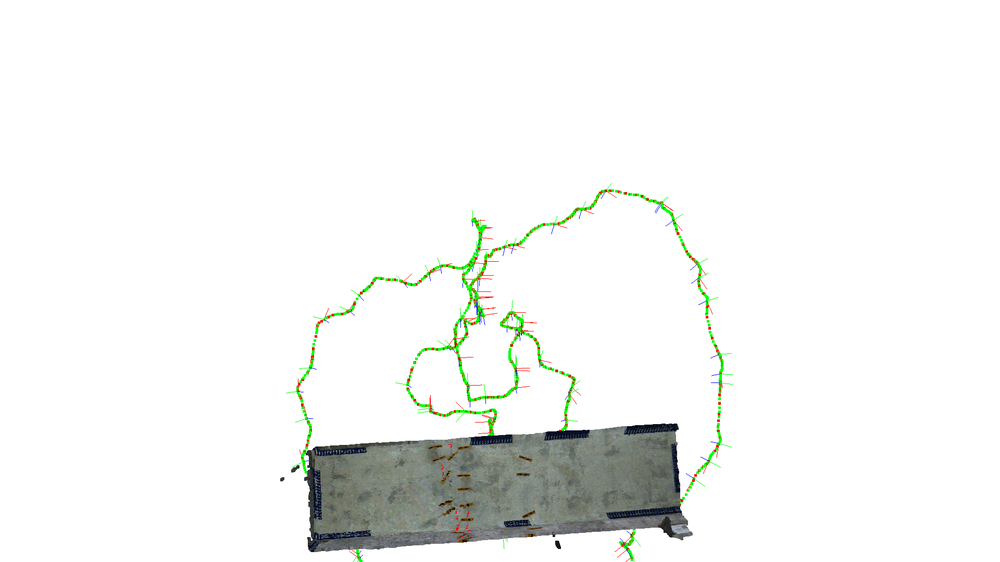
#> input picture visualization_image.png, 1000 x 562 px, shrunk from 1920 x 1080 before the run; its folder holds only this picture in this run
$ python -i image_color_balance_autonomous.py   (imports and definitions only)
#> lines starting #> are read from the running program, lines starting #| are printed output that depends on the picture
#> further down, picture is the input picture: shape (562, 1000, 3); mean B, G, R 242.3, 244.3, 242.9
import cv2
import numpy as np
import os
import shutil
import math

# [4 lines of commented-out code are left out]

DEFAULT_KERNEL_SIZE = 0.06
DEFAULT_V = 0.6
RESTRAIN_HIGHLIGHT = 6
DARK_EDGE = -0.8

def apply_clahe(image, clip_limit=2.0, tile_grid_size=(8, 8)):
#> called with clip_limit = 2, tile_grid_size = (8, 8)
    lab = cv2.cvtColor(image, cv2.COLOR_BGR2LAB)
#> lab: shape (562, 1000, 3); mean of channels 0, 1, 2 244.7, 127.4, 128.9
    l, a, b = cv2.split(lab)
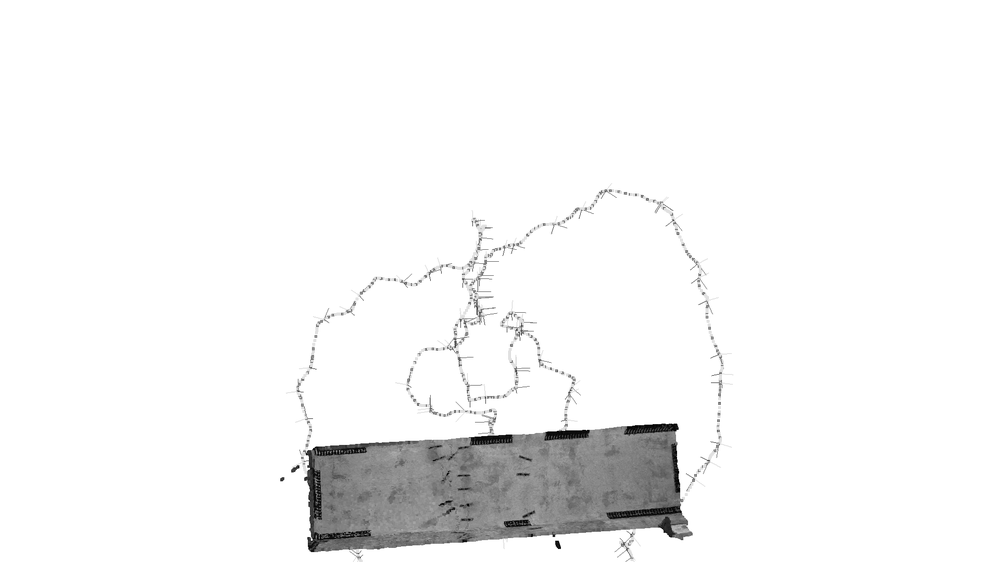
#> l: shape (562, 1000); min 0, max 255, mean 244.7
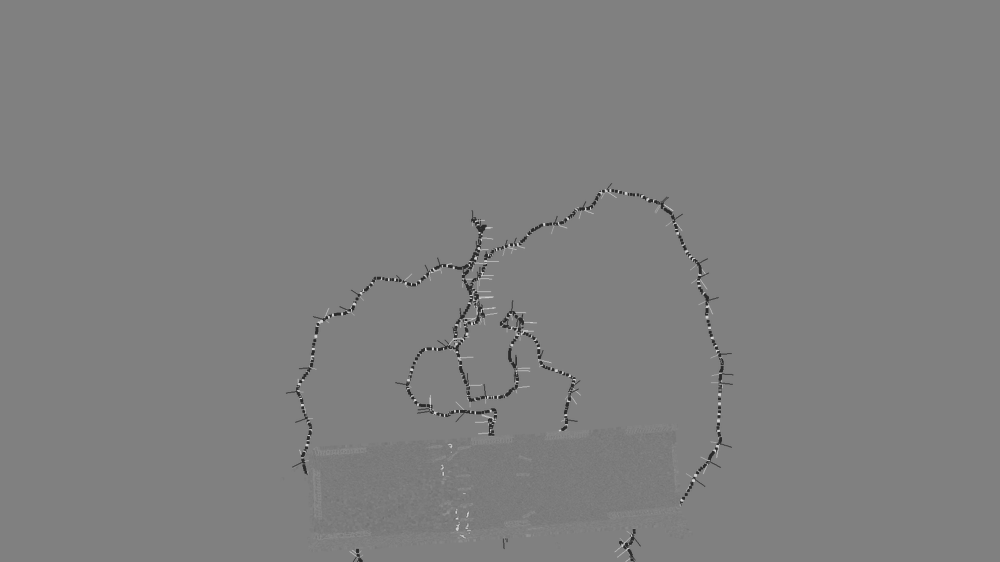
#> a: shape (562, 1000); min 42, max 208, mean 127.4
    clahe = cv2.createCLAHE(clipLimit=clip_limit, tileGridSize=tile_grid_size)
    l = clahe.apply(l)
    lab = cv2.merge((l, a, b))
#> lab: shape (562, 1000, 3); mean of channels 0, 1, 2 244.8, 127.4, 128.9
    return cv2.cvtColor(lab, cv2.COLOR_LAB2BGR)

# [101 lines left out: functions adjust_gamma, parallel_mix, parallel_bgr, agc_mean_mix, process_and_save_images, main, not called in this run]

# Example usage
# input_folder = '/sandbox/Documents/zhongnan/fastlio-color/20240516/_2024-05-16-17-22-50-reconstruction_new/fast_lio_result/raw_images'
input_folder = '/sandbox/Documents/zhongnan/fastlio-color/test-offline-color/test03/raw_images'
# [1 line not run here, left out]

>>> import cv2
>>> picture = cv2.imread('../../visualization_image.png')
>>> result = apply_clahe(picture)
